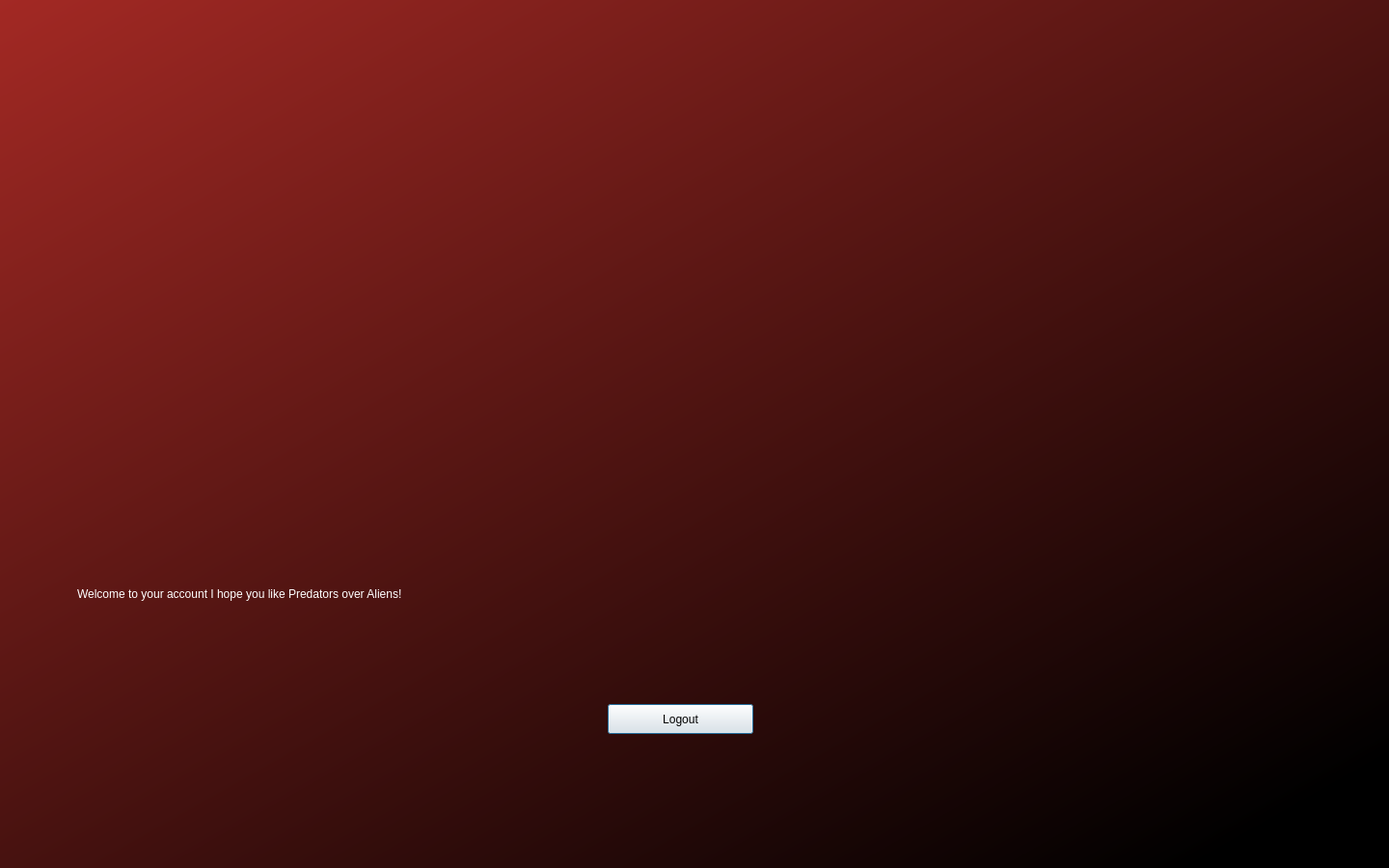
<?xml version="1.0" encoding="UTF-8"?>
<ui version="4.0">
 <class>Dialog</class>
 <widget class="QDialog" name="Dialog">
  <property name="geometry">
   <rect>
    <x>0</x>
    <y>0</y>
    <width>1440</width>
    <height>900</height>
   </rect>
  </property>
  <property name="windowTitle">
   <string>Dialog</string>
  </property>
  <widget class="QWidget" name="widget" native="true">
   <property name="geometry">
    <rect>
     <x>-20</x>
     <y>0</y>
     <width>1531</width>
     <height>901</height>
    </rect>
   </property>
   <property name="styleSheet">
    <string notr="true">QWidget#widget{background-color: rgb(159, 40, 37) ;
background-color:qlineargradient(spread:pad, x1:0, y1:0, x2:0.892731, y2:0.926, stop:0 rgba(164, 41, 36, 255), stop:1 rgba(0, 0, 0, 255));}
</string>
   </property>
   <widget class="QLabel" name="label_3">
    <property name="geometry">
     <rect>
      <x>660</x>
      <y>790</y>
      <width>331</width>
      <height>16</height>
     </rect>
    </property>
    <property name="text">
     <string/>
    </property>
   </widget>
   <widget class="QLabel" name="label">
    <property name="geometry">
     <rect>
      <x>180</x>
      <y>20</y>
      <width>1171</width>
      <height>541</height>
     </rect>
    </property>
    <property name="text">
     <string/>
    </property>
    <property name="pixmap">
     <pixmap>../../Desktop/Screenshots/Screen Shot 2021-07-06 at 3.17.46 PM.png</pixmap>
    </property>
    <property name="scaledContents">
     <bool>true</bool>
    </property>
   </widget>
   <widget class="QLabel" name="label_4">
    <property name="geometry">
     <rect>
      <x>100</x>
      <y>570</y>
      <width>1361</width>
      <height>91</height>
     </rect>
    </property>
    <property name="styleSheet">
     <string notr="true">font: 36pt &quot;Menlo&quot;;
color: rgb(255, 255, 255);</string>
    </property>
    <property name="text">
     <string>Welcome to your account I hope you like Predators over Aliens!</string>
    </property>
   </widget>
   <widget class="QPushButton" name="Logout">
    <property name="geometry">
     <rect>
      <x>650</x>
      <y>730</y>
      <width>151</width>
      <height>31</height>
     </rect>
    </property>
    <property name="text">
     <string>Logout</string>
    </property>
   </widget>
  </widget>
 </widget>
 <resources>
  <include location="MyPics.qrc"/>
 </resources>
 <connections/>
</ui>
